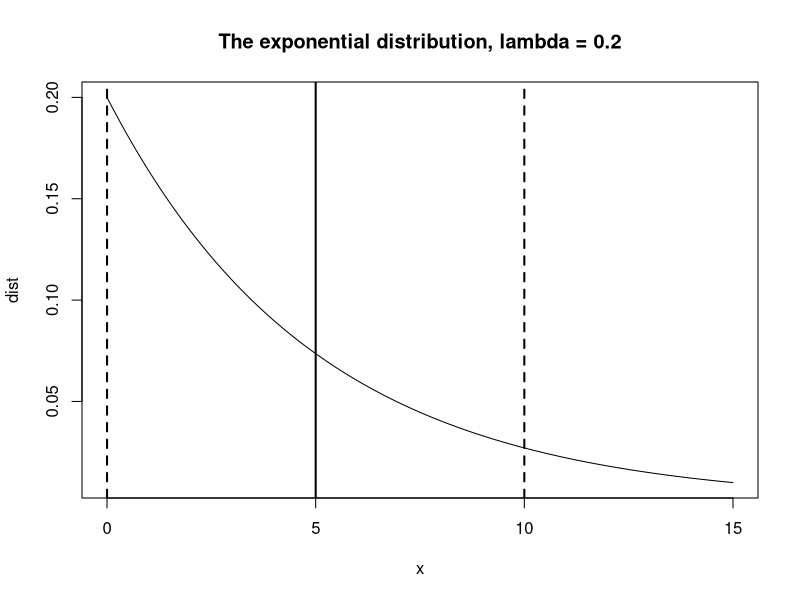
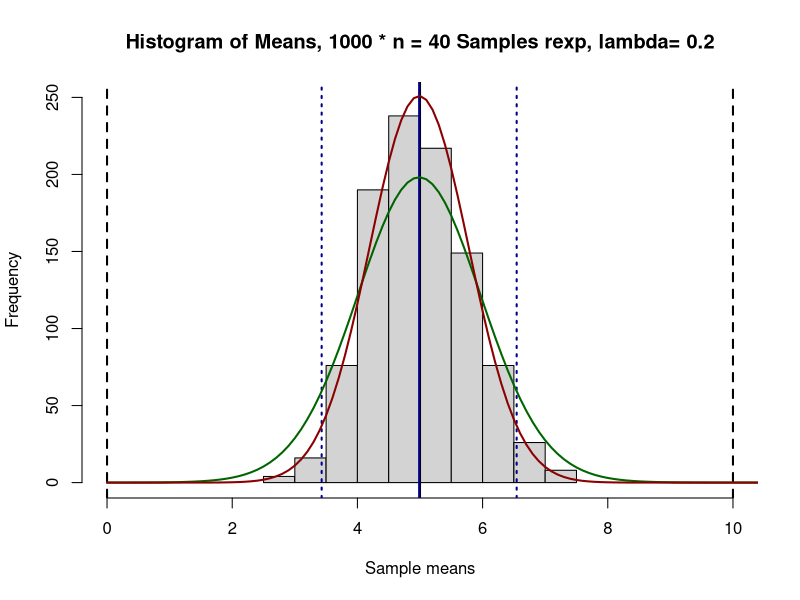
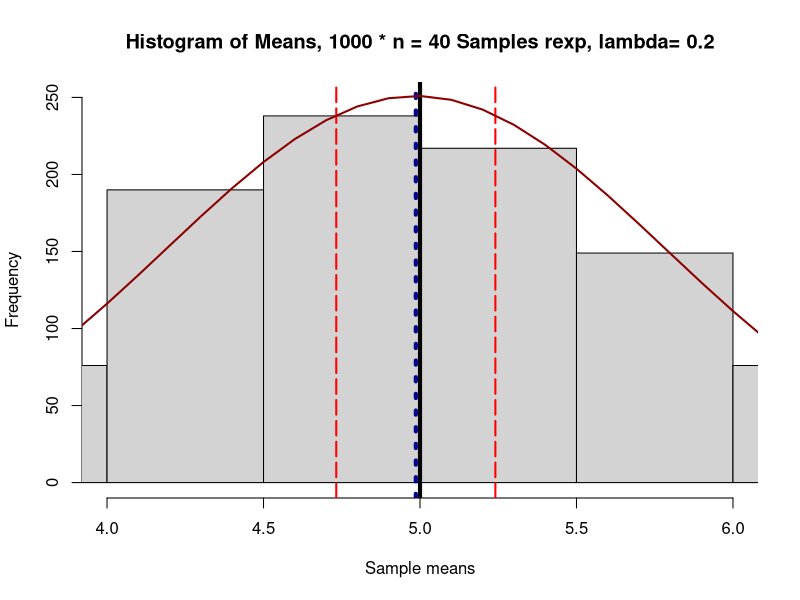

R code for these plots, in order:
## ---- chunk 1
n = 40
lambda = 0.2
set.seed(3.1415926)
## ---- chunk 2
xMax <- 1/lambda + 2 * 1/lambda
theorMean <- 1/lambda; theorSd <- 1/lambda

x <- seq(0,xMax,1/lambda/50)
dist <- dexp(x,rate=lambda)

plot(x, dist, main=paste("The exponential distribution, lambda =", lambda), type = 'l')
abline(v = theorMean, lwd = 2)
abline(v = theorMean + c(-1,1)*theorSd, lwd = 2, lty = "dashed")
## ---- chunk 3
mns <- NULL
for (i in 1:1000) mns <- c(mns, mean(rexp(n,lambda)) )
## ---- chunk 4
sampleMean <- mean(mns)   # mean of the sample means
sampleSd <- sd(mns)       # sd of the sample means
scale <- 200/0.4

hist(mns,  xlim = c(0,10), ylim = c(0,250),
     main = paste("Histogram of Means, 1000 * n =", n, 
                  "Samples rexp, lambda=",lambda),
     xlab="Sample means")

abline(v=theorMean, lwd=2)
abline(v=(theorMean + c(-1,1)*theorSd), lwd=2, lty="dashed")

abline(v=sampleMean,lwd=2,col="darkblue")
abline(v=sampleMean + c(-1,1)*qnorm(0.975)*sampleSd,lwd=2,col="darkblue",lty="dotted")

# overlay the t and normal distributions

lines(x,scale*dt((x-sampleMean),df=n-1), col = "darkgreen", lwd = 2)
lines(x,scale*dnorm(x,mean=sampleMean,sd=sampleSd), col = "darkred", lwd = 2)
## ---- chunk 5
sampleMean + c(-1,1)*qnorm(0.975)*sampleSd
## ---- chunk 6
hist(mns,  xlim = c(4,6), ylim = c(0,250),
     main = paste("Histogram of Means, 1000 * n =", n, 
                  "Samples rexp, lambda=",lambda),
     xlab="Sample means")

abline( v = theorMean, lwd = 4 )

abline(v = sampleMean, col = "darkblue", lwd = 4, lty = "dotted")
abline(v=sampleMean + c(-1,1)*qnorm(0.975)*sampleSd,lwd=2,col="darkblue",lty="dotted")

abline( v = c(sampleMean + c(-1,1)*qt(0.975,n-1)*sampleSd/sqrt(n)), 
        col = "red", lwd = 2, lty = "longdash" )

lines(x,scale*dnorm(x,mean=sampleMean,sd=sampleSd), col = "darkred", lwd = 2)
## ---- chunk 7
sampleMean + c(-1,1)*qt(0.975,n-1)*sampleSd/sqrt(n)
## ---- chunk 8
sampleMean + c(-1,1)*qnorm(0.975)*sampleSd/sqrt(n)
## ---- chunk 9
sampleSd/sqrt(n)
